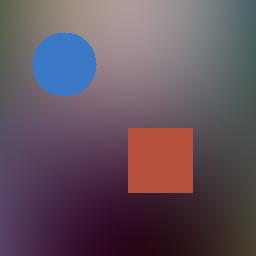
#> input picture backend/datasets/controlled/v1/fixture_002_jpeg_q75/derived_q75.jpg, 256 x 256 px
$ python -i engine.py   (imports and definitions only)
#> lines starting #> are read from the running program, lines starting #| are printed output that depends on the picture
import os
import uuid
import math
from typing import List, Optional
import cv2
import numpy as np
from .schemas import (
    CopyMoveResult, DetectionConfig, ImageInfo, FeatureStatistics,
    MatchingStatistics, Geometry, CandidateRegions
)
from .exceptions import ImageProcessingError

class CopyMoveEngine:
    @staticmethod
    def run(input_path: str, output_dir: str,
            ratio_threshold: float = 0.75,
            min_spatial_dist: float = 30.0,
            ransac_threshold: float = 5.0,
            max_features: int = 5000) -> CopyMoveResult:

#> called with output_dir = 'out.png', ratio_threshold = 0.75, min_spatial_dist = 30, ransac_threshold = 5, max_features = 5000
        try:
            # 1. Load Image
            img = cv2.imread(input_path)
#> img is the input picture: shape (256, 256, 3); mean B, G, R 93.9, 81.9, 98.7
            if img is None:
                raise ImageProcessingError("Could not read image or format is unsupported.")

            height, width = img.shape[:2]
#> height = 256; width = 256
            gray = cv2.cvtColor(img, cv2.COLOR_BGR2GRAY)
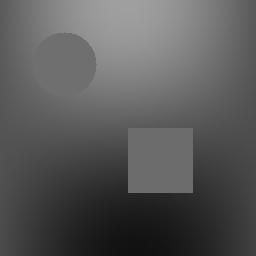
#> gray: shape (256, 256); min 17, max 160, mean 88.3

            # 2. Extract Features using SIFT
            # SIFT is scale/rotation invariant, making it robust for copy-move patches.
            sift = cv2.SIFT_create(nfeatures=max_features)
            keypoints, descriptors = sift.detectAndCompute(gray, None)
#> keypoints = 6 keypoints; (x, y, size): (160, 169, 40.9), (135, 186, 11.3), (135, 186, 11.3), (191, 191, 3.1), (191, 191, 3.1), (187, 187, 8.5)

            num_keypoints = len(keypoints) if keypoints is not None else 0
#> num_keypoints = 6
            num_descriptors = len(descriptors) if descriptors is not None else 0
#> num_descriptors = 6

            if num_descriptors < 10:
                # Not enough features to match
                return CopyMoveEngine._empty_result(img, output_dir, ratio_threshold, min_spatial_dist, ransac_threshold)

            # 3. Descriptor Matching (Self-Match Filtering)
            # Find 3 nearest neighbors because the closest will always be the exact same keypoint (dist 0)
            bf = cv2.BFMatcher(cv2.NORM_L2)
            raw_knn_matches = bf.knnMatch(descriptors, descriptors, k=3)

            ratio_passed = []
            spatially_passed = []

            for match_tuple in raw_knn_matches:
                if len(match_tuple) < 3:
                    continue

                m1, m2, m3 = match_tuple

                # Identify the actual matches by skipping the identical self-match
                if m1.queryIdx == m1.trainIdx:
                    best = m2
                    second = m3
                else:
                    best = m1
                    second = m2

                # Distance Ratio Test
                if best.distance < ratio_threshold * second.distance:
                    ratio_passed.append(best)

                    # Spatial Separation Test
                    pt1 = np.array(keypoints[best.queryIdx].pt)
                    pt2 = np.array(keypoints[best.trainIdx].pt)
                    dist = np.linalg.norm(pt1 - pt2)

                    if dist >= min_spatial_dist:
                        spatially_passed.append(best)

            # Deduplicate symmetric matches (A->B and B->A)
            unique_matches = []
            seen = set()
            for m in spatially_passed:
                pair = tuple(sorted((m.queryIdx, m.trainIdx)))
                if pair not in seen:
                    seen.add(pair)
                    unique_matches.append(m)

            # 4. Geometric Verification (RANSAC)
            inlier_matches = []
            transform_matrix = None
            src_centroid = None
            dst_centroid = None
            displacement = None
            src_bbox = None
            dst_bbox = None

            if len(unique_matches) >= 4:
                src_pts = np.float32([keypoints[m.queryIdx].pt for m in unique_matches]).reshape(-1, 1, 2)
                dst_pts = np.float32([keypoints[m.trainIdx].pt for m in unique_matches]).reshape(-1, 1, 2)

                # Estimate Affine Transform to capture translation, rotation, and scaling while being robust to perspective distortion
                M, mask = cv2.estimateAffinePartial2D(src_pts, dst_pts, method=cv2.RANSAC, ransacReprojThreshold=ransac_threshold)

                if mask is not None:
                    mask_flat = mask.ravel().tolist()
                    for i, is_inlier in enumerate(mask_flat):
                        if is_inlier:
                            inlier_matches.append(unique_matches[i])

                if M is not None and len(inlier_matches) >= 4:
                    transform_matrix = M.tolist()

                    src_inliers = np.float32([keypoints[m.queryIdx].pt for m in inlier_matches])
                    dst_inliers = np.float32([keypoints[m.trainIdx].pt for m in inlier_matches])

                    src_centroid = np.mean(src_inliers, axis=0).tolist()
                    dst_centroid = np.mean(dst_inliers, axis=0).tolist()
                    displacement = (np.array(dst_centroid) - np.array(src_centroid)).tolist()

                    # Bounding regions (x, y, w, h)
                    sx, sy, sw, sh = cv2.boundingRect(src_inliers)
                    dx, dy, dw, dh = cv2.boundingRect(dst_inliers)
                    src_bbox = [float(sx), float(sy), float(sw), float(sh)]
                    dst_bbox = [float(dx), float(dy), float(dw), float(dh)]

            inlier_ratio = len(inlier_matches) / len(unique_matches) if unique_matches else 0.0

            # 5. Visualization
            # Primary diagnostic artifact: Single-frame coordinate overlay on native image dimensions (W x H)
            vis_overlay = CopyMoveEngine._render_single_frame_overlay(
                img=img,
                keypoints=keypoints,
                inlier_matches=inlier_matches,
                src_bbox=src_bbox,
                dst_bbox=dst_bbox,
                src_centroid=src_centroid,
                dst_centroid=dst_centroid,
            )

            run_id = uuid.uuid4().hex[:8]
            os.makedirs(output_dir, exist_ok=True)
            vis_path = os.path.join(output_dir, f"copymove_map_{run_id}.png")
            cv2.imwrite(vis_path, vis_overlay)

            # Secondary diagnostic artifact: Side-by-side match visualization for debugging (2W x H)
            vis_sbs = cv2.drawMatches(
                img, keypoints, img, keypoints, inlier_matches, None,
                matchColor=(0, 255, 0), singlePointColor=(0, 0, 255),
                flags=cv2.DrawMatchesFlags_NOT_DRAW_SINGLE_POINTS
            )
            vis_sbs_path = os.path.join(output_dir, f"copymove_side_by_side_{run_id}.png")
            cv2.imwrite(vis_sbs_path, vis_sbs)

            return CopyMoveResult(
                config=DetectionConfig(
                    detector="SIFT",
                    descriptor_type="float32",
                    matching_metric="L2",
                    ratio_threshold=ratio_threshold,
                    min_spatial_separation=min_spatial_dist,
                    ransac_threshold=ransac_threshold
                ),
                image_info=ImageInfo(width=width, height=height),
                feature_statistics=FeatureStatistics(
                    keypoints_detected=num_keypoints,
                    descriptors_generated=num_descriptors
                ),
                matching_statistics=MatchingStatistics(
                    raw_matches=len(raw_knn_matches),
                    ratio_filtered_matches=len(ratio_passed),
                    spatially_filtered_matches=len(unique_matches),
                    geometric_inliers=len(inlier_matches),
                    inlier_ratio=inlier_ratio
                ),
                geometry=Geometry(
                    transformation_type="AffinePartial2D",
                    transformation_matrix=transform_matrix,
                    source_centroid=src_centroid,
                    destination_centroid=dst_centroid,
                    displacement=displacement
                ),
                candidate_regions=CandidateRegions(
                    source_bounding_box=src_bbox,
                    destination_bounding_box=dst_bbox,
                    supporting_matches=len(inlier_matches)
                ),
                visualization_artifact_path=vis_path,
                side_by_side_artifact_path=vis_sbs_path
            )

        except ImageProcessingError:
            raise
        except Exception as e:
            raise ImageProcessingError(f"Copy-Move processing failed: {str(e)}")

    # [73 lines left out: function _render_single_frame_overlay, not called in this run]

    @staticmethod
    def _empty_result(img, output_dir, ratio_thresh, spatial_dist, ransac_thresh):
#> called with output_dir = 'out.png', ratio_thresh = 0.75, spatial_dist = 30, ransac_thresh = 5
        h, w = img.shape[:2]
#> h = 256; w = 256

        run_id = uuid.uuid4().hex[:8]
        os.makedirs(output_dir, exist_ok=True)
        vis_path = os.path.join(output_dir, f"copymove_map_{run_id}.png")
        cv2.imwrite(vis_path, img) # Single-frame clean image

        vis_sbs_path = os.path.join(output_dir, f"copymove_side_by_side_{run_id}.png")
        sbs_empty = np.hstack([img, img])
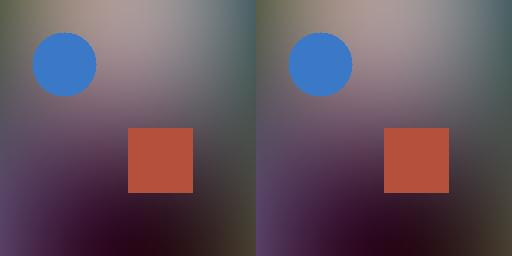
#> sbs_empty: shape (256, 512, 3); mean B, G, R 93.9, 81.9, 98.7
        cv2.imwrite(vis_sbs_path, sbs_empty)

        return CopyMoveResult(
            config=DetectionConfig(
                detector="SIFT",
                descriptor_type="float32",
                matching_metric="L2",
                ratio_threshold=ratio_thresh,
                min_spatial_separation=spatial_dist,
                ransac_threshold=ransac_thresh
            ),
            image_info=ImageInfo(width=w, height=h),
            feature_statistics=FeatureStatistics(keypoints_detected=0, descriptors_generated=0),
            matching_statistics=MatchingStatistics(
                raw_matches=0, ratio_filtered_matches=0, spatially_filtered_matches=0,
                geometric_inliers=0, inlier_ratio=0.0
            ),
            geometry=Geometry(
                transformation_type="AffinePartial2D", transformation_matrix=None,
                source_centroid=None, destination_centroid=None, displacement=None
            ),
            candidate_regions=CandidateRegions(
                source_bounding_box=None, destination_bounding_box=None, supporting_matches=0
            ),
            visualization_artifact_path=vis_path,
            side_by_side_artifact_path=vis_sbs_path
        )

#> (the run stopped early here; a loop or call above may not have finished)
